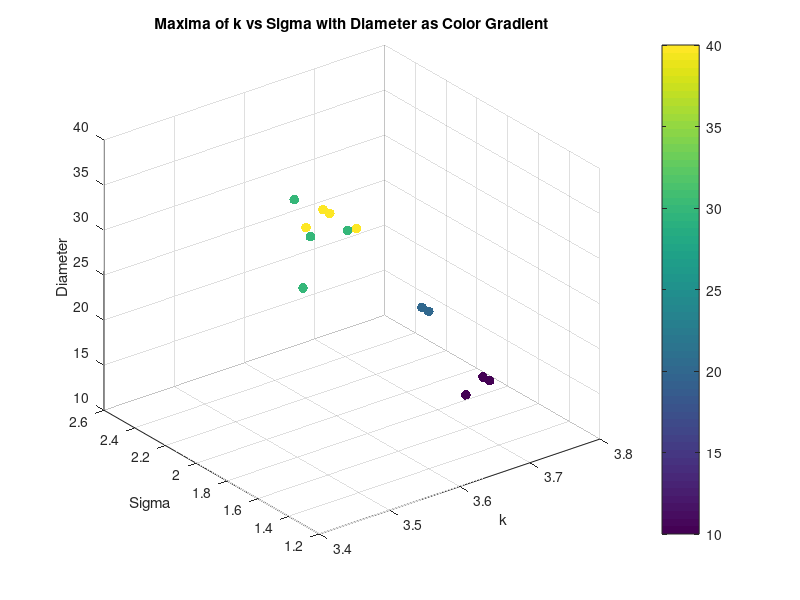
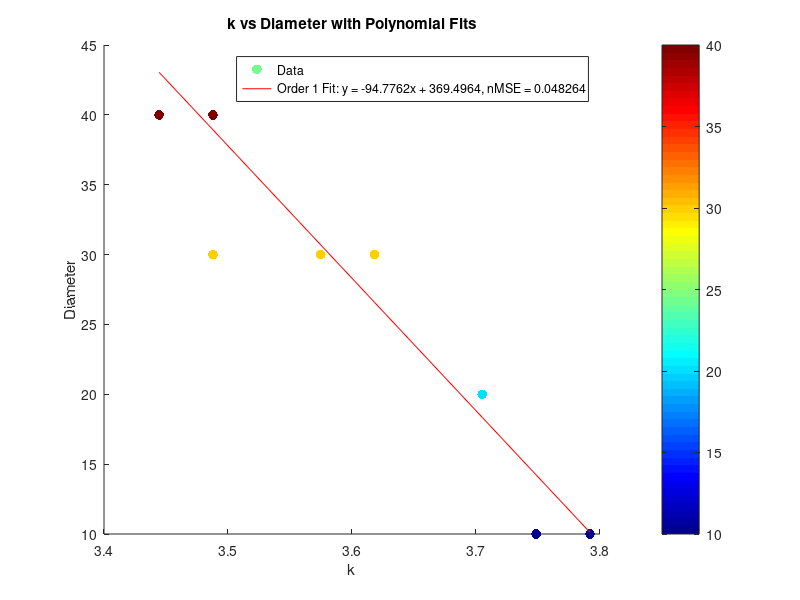

Recreate these plots in MATLAB, in order.
clear all;
close all;


% %% Torque Analysis
% load('maxima_data.mat');
% scatter3(maxima_k, maxima_sigma, torque_values, 20, maxima_corr, 'filled');
% xlabel('k');
% ylabel('Sigma');
% zlabel('Torque');
% title('Maxima of k vs Sigma with Torque as Color Gradient');
% colorbar;
% grid on;
% % K means clustering of torque into 10 clusters, taking mean of each cluster k, sigma and corr too
% [cluster_idx, cluster_centers] = kmeans(torque_values', 10);
% % Take the mean of each cluster
% torque_means = zeros(10, 1);
% sigma_means = zeros(10, 1);
% k_means = zeros(10, 1);
% corr_means = zeros(10, 1);
% for i = 1:10
%     torque_means(i) = mean(torque_values(cluster_idx == i));
%     sigma_means(i) = mean(maxima_sigma(cluster_idx == i));
%     k_means(i) = mean(maxima_k(cluster_idx == i));
%     corr_means(i) = mean(maxima_corr(cluster_idx == i));
% end
% % Plot the clusters
% figure;
% scatter3(k_means, sigma_means, torque_means, 50, corr_means, 'filled');
% xlabel('k');
% ylabel('Sigma');
% zlabel('Torque');
% title('Clustered Maxima of k vs Sigma with Torque as Color Gradient');
% colorbar;
% grid on;
% % Ensure data is sorted for polyfit
% [sigma_sorted, sort_idx] = sort(maxima_sigma);
% torque_sorted = torque_values(sort_idx);
% % Display correlation between torque and sigma
% disp('Correlation between Torque and Sigma:');
% disp(corr(torque_sorted', sigma_sorted'));
% % Display correlation between torque and sigma^2
% disp('Correlation between Torque and Sigma^2:');
% disp(corr(torque_sorted', sigma_sorted'.^2));
% % Polyfit for sigma vs torque (order 1 and 2)
% p1_sigma = polyfit(sigma_sorted, torque_sorted, 1);
% % Calculate fitted values and normalized MSE for sigma vs torque
% fitted_torque_p1_sigma = polyval(p1_sigma, sigma_sorted);
% mse_p1_sigma = mean((torque_sorted - fitted_torque_p1_sigma).^2);
% nmse_p1_sigma = mse_p1_sigma / var(torque_sorted);
% % Display results for sigma vs torque
% disp('Sigma vs Torque:');
% disp(['Order 1 nMSE: ', num2str(nmse_p1_sigma)]);
% %display correlation between torque and sigma
% % Plot for sigma vs torque with polynomial fits (first instance)
% figure;
% plot(sigma_sorted, torque_sorted, 'o', 'DisplayName', 'Data');
% hold on;
% plot(sigma_sorted, fitted_torque_p1_sigma, '-r', 'DisplayName', ...
%     ['Order 1 Fit: y = ', num2str(p1_sigma(1)), 'x + ', num2str(p1_sigma(2)), ...
%     ', nMSE = ', num2str(nmse_p1_sigma)]);
% xlabel('Sigma');
% ylabel('Torque');
% title('Sigma vs Torque with Polynomial Fits');
% legend('show');
% grid on;
% % Ensure data is sorted for polyfit
% [sigma_sorted, sort_idx] = sort(sigma_means);
% torque_sorted = torque_means(sort_idx);
% %Display correlation between torque and sigma
% disp('Correlation between Torque and Sigma:');
% disp(corr(torque_sorted, sigma_sorted));
% %Display correlation between torque and sigma^2
% disp('Correlation between Torque and Sigma^2:');
% disp(corr(torque_sorted, sigma_sorted.^2));
% % Polyfit for sigma vs torque (order 1 and 2)
% p1_sigma = polyfit(sigma_sorted, torque_sorted, 1);
% p2_sigma = polyfit(sigma_sorted, torque_sorted, 2);
% % Calculate zitted values and normalized MSE for sigma vs torque
% fitted_torque_p1_sigma = polyval(p1_sigma, sigma_sorted);
% fitted_torque_p2_sigma = polyval(p2_sigma, sigma_sorted);
% mse_p1_sigma = mean((torque_sorted - fitted_torque_p1_sigma).^2);
% mse_p2_sigma = mean((torque_sorted - fitted_torque_p2_sigma).^2);
% nmse_p1_sigma = mse_p1_sigma / var(torque_sorted);
% nmse_p2_sigma = mse_p2_sigma / var(torque_sorted);
% % Display results for sigma vs torque
% disp('Sigma vs Torque:');
% disp(['Order 1 nMSE: ', num2str(nmse_p1_sigma)]);
% disp(['Order 2 nMSE: ', num2str(nmse_p2_sigma)]);
% % Plot for sigma vs torque with polynomial fits (second instance)
% figure;
% plot(sigma_sorted, torque_sorted, 'o', 'DisplayName', 'Data');
% hold on;
% plot(sigma_sorted, fitted_torque_p1_sigma, '-r', 'DisplayName', ...
%     ['Order 1 Fit: y = ', num2str(p1_sigma(1)), 'x + ', num2str(p1_sigma(2)), ...
%     ', nMSE = ', num2str(nmse_p1_sigma)]);
% plot(sigma_sorted, fitted_torque_p2_sigma, '--g', 'DisplayName', ...
%     ['Order 2 Fit: y = ', num2str(p2_sigma(1)), 'x^2 + ', num2str(p2_sigma(2)), ...
%     'x + ', num2str(p2_sigma(3)), ', nMSE = ', num2str(nmse_p2_sigma)]);
% xlabel('Sigma');
% ylabel('Torque');
% title('Sigma vs Torque with Polynomial Fits');
% legend('show');
% grid on;

%% Diameter Analysis
% Saved as diameter_value, k_values(max_k_idx), sigma_values(max_sigma_idx), max_val
load('maxima_data_Diam.mat');

scatter3(maxima_matrix(:, 2), maxima_matrix(:, 3), maxima_matrix(:, 1), 50, maxima_matrix(:, 1), 'filled'); 
xlabel('k');
ylabel('Sigma');
zlabel('Diameter');
title('Maxima of k vs Sigma with Diameter as Color Gradient');
colorbar;
grid on;

% K vs d
% Ensure data is sorted for polyfit
[k_sorted, sort_idx] = sort(maxima_matrix(:, 2));
d_sorted = maxima_matrix(sort_idx, 1);
% Display correlation between d and k
disp('Correlation between Diameter and k:');
disp(corr(d_sorted, k_sorted));

%plot for k vs diam with polynomial fits
figure;
scatter(k_sorted, d_sorted, 50, d_sorted, 'filled', 'DisplayName', 'Data');
colormap(jet); % Optional: Set the colormap to 'jet' for better color visualization
colorbar; % Add a colorbar to indicate the mapping of color to d_sorted values
colorbar;
hold on;
p1_k = polyfit(k_sorted, d_sorted, 1);
fitted_d_p1_k = polyval(p1_k, k_sorted);
mse_p1_k = mean((d_sorted - fitted_d_p1_k).^2);
nmse_p1_k = mse_p1_k / var(d_sorted);
disp('Diameter vs k:');
disp(['Order 1 nMSE: ', num2str(nmse_p1_k)]);
plot(k_sorted, fitted_d_p1_k, '-r', 'DisplayName', ...
    ['Order 1 Fit: y = ', num2str(p1_k(1)), 'x + ', num2str(p1_k(2)), ...
    ', nMSE = ', num2str(nmse_p1_k)]);
xlabel('k');
ylabel('Diameter');
title('k vs Diameter with Polynomial Fits');
legend('show');






